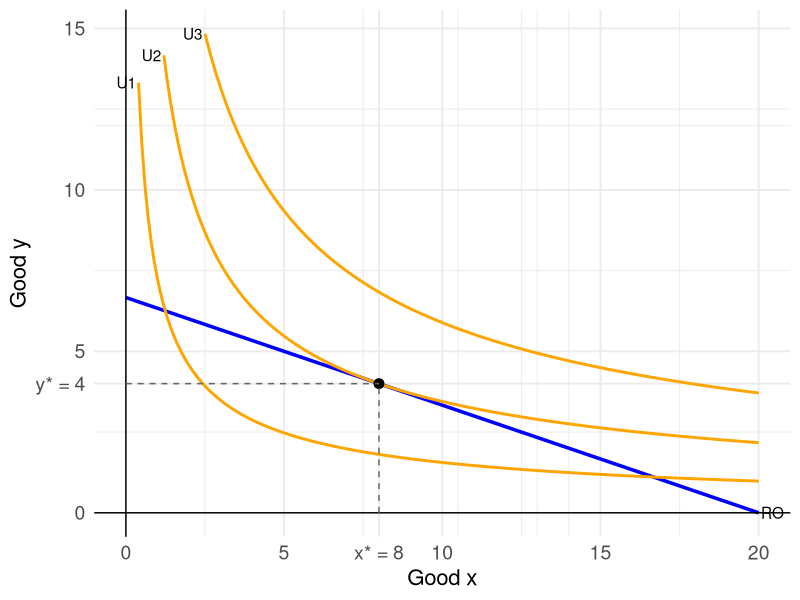

R code for this plot:
library(dplyr)
library(ggplot2)

##### Cobb-Douglas utility function ####

# Parameters
P_y <- 30 # Price of good y
P_x <- 10 # Price of good x
I <- 200 # Income
alpha <- 0.4 # Share of income spent on good x
beta <- 0.6 # Share of income spent on good y

# Utility function
utility <- function(x, y) {
  x^alpha * y^beta
}

# Budget constraint (BC) function
bc <- function(x) {
  -(P_x / P_y) * x + I / P_y
}

# Using the Lagrangian method and first-order conditions, 
# we derive the optimal bundle (x*, y*) that maximizes utility subject to 
# the budget constraint:
x_star = alpha * I / P_x
y_star = beta * I / P_y
# Note that the result above result is sensitive to the choice 
# of the utility function

# Substituting in the utility function, we find this indifference curve (IC) 
# value
U2 = utility(x_star, y_star)
U1 = U2 - 2 # Lower indifference curve (below the optimum)
U3 = U2 + 2 # Higher indifference curve (above the optimum, not attainable)

# As the value for the utility do not change in the entire indifference 
# curve, we can solve the utility equation for y and express the IC as 
# a function of x:
y_ic = function(x, U){
  (U / x^alpha)^(1 / beta)
}

# Indifference curve data
x_range = seq(0.1, 20, 0.1) # avoiding 0 to prevent division by zero

df_ic1 = data.frame(x = x_range) %>% mutate(y = y_ic(x, U1)) %>% filter(y <= 15)
df_ic2 = data.frame(x = x_range) %>% mutate(y = y_ic(x, U2)) %>% filter(y <= 15)
df_ic3 = data.frame(x = x_range) %>% mutate(y = y_ic(x, U3)) %>% filter(y <= 15)

# Budget constraint data
df_bc = data.frame(x_bc = seq(0, 20, 0.1))
df_bc = df_bc %>% mutate(y_bc = bc(x_bc))

# Ploting BC and IC
ggplot() +
  geom_line(data = df_bc, aes(x = x_bc, y = y_bc), color = "blue", size = 1.2) +
  geom_line(data = df_ic2, aes(x = x, y = y), color = 'orange', size = 1) +
  geom_line(data = df_ic1, aes(x = x, y = y), color = 'orange', size = 1) +
  geom_line(data = df_ic3, aes(x = x, y = y), color = 'orange', size = 1) +
  geom_hline(yintercept = 0, color = "black", linewidth = 0.5) +
  geom_vline(xintercept = 0, color = "black", linewidth = 0.5) +
  geom_point(aes(x = x_star, y = y_star), color = "black", size = 3) +  
  geom_segment(aes(x = x_star, xend = x_star, y = 0, yend = y_star), linetype = "dashed", color = "grey40") +  
  geom_segment(aes(x = 0, xend = x_star, y = y_star, yend = y_star), linetype = "dashed", color = "grey40") +  
  scale_x_continuous(
    breaks = c(0, 5, 10, 15, 20, round(x_star, 1)),
    labels = c("0", "5", "10", "15", "20", paste0("x* = ", round(x_star, 1)))
  ) +
  scale_y_continuous(
    breaks = c(0, 5, 10, 15, 20, round(y_star, 1)),
    labels = c("0", "5", "10", "15", "20", paste0("y* = ", round(y_star, 1)))
  ) +
  annotate("text", x = head(df_ic1$x, 1), y = head(df_ic1$y, 1), label = "U1", hjust = 1.1, color = "black") +
  annotate("text", x = head(df_ic2$x, 1), y = head(df_ic2$y, 1), label = "U2", hjust = 1.1, color = "black") +
  annotate("text", x = head(df_ic3$x, 1), y = head(df_ic3$y, 1), label = "U3", hjust = 1.1, color = "black") +
  annotate("text", x = tail(df_bc$x_bc, 1), y = tail(df_bc$y_bc, 1), label = "RO", hjust = -0.1, color = "black") +
  labs(
    title = NULL,
    x = 'Good x',
    y = 'Good y'
  ) +
  theme_minimal(base_size = 14) +  
  theme(
    axis.title = element_text(size = 16),
    axis.text = element_text(size = 14),
    plot.title = element_text(size = 18, face = "bold"),
    legend.text = element_text(size = 14),
    legend.title = element_text(size = 14)
  )
